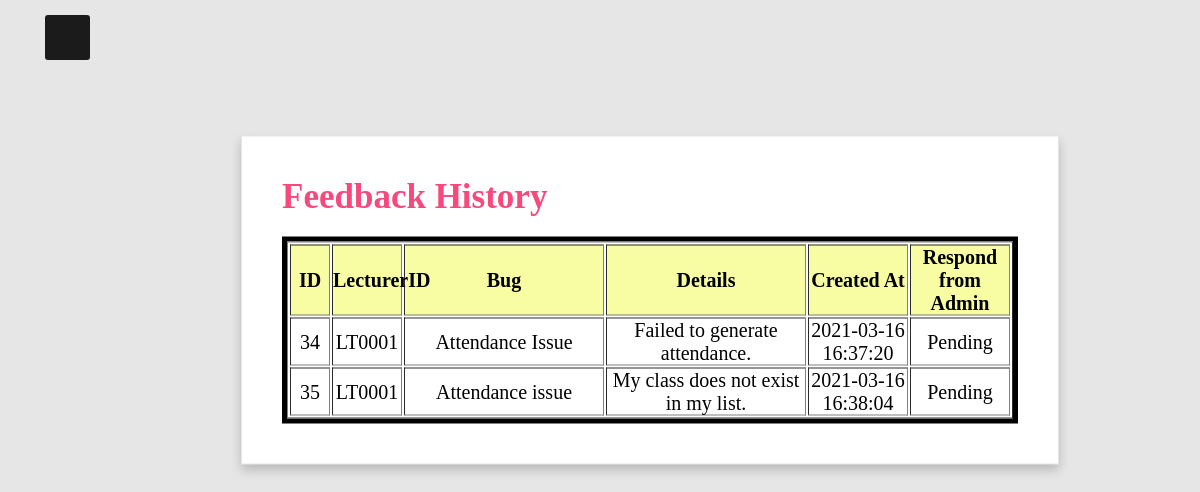
Screenshot of /lecturer/feedback/feedback_history.php (signed in) with the database file from the repository.
### tables this page shows
CREATE TABLE IF NOT EXISTS `feedback` (
  `ID` int NOT NULL AUTO_INCREMENT,
  `StudentTP` varchar(255) NOT NULL,
  `LecturerID` varchar(255) NOT NULL,
  `Staff_ID` varchar(255) NOT NULL,
  `Bug` text NOT NULL,
  `Details` text NOT NULL,
  `Created_At` datetime NOT NULL DEFAULT CURRENT_TIMESTAMP,
  `Admin_Reply` text NOT NULL,
  PRIMARY KEY (`ID`)
);

### lecturer/feedback/feedback_history.php (the view, shortened to what this page needs)
 <!DOCTYPE html>
<html>
	<head>
		<link rel = "stylesheet" href ="../lecturer.css">
	</head>
	<body>
		<div class ="btn">
			<span class ="fas fa-bars"></span>
		</div>
		<div class = "box">
				<h2>Feedback History</h2>
			<div class='scroll-table' style="height:auto">
			<table border = 1 style = 'table-layout:fixed; text-align: center; max-width: 400px; width:1200px; font-size: 20px'>
				<tr bgcolor = 'f8fca2'>
					<th width="40px">ID</th>
					<th width="70px">LecturerID</th>
					<th width="200px">Bug</th>
					<th width="200px">Details</th>
					<th width="100px">Created At</th>
					<th width="100px">Respond from Admin</th>
				</tr>
				<?php
				$LecturerID = $_SESSION["LecturerID"];
				$sql = "Select * from feedback where LecturerID='".$LecturerID."'";
				$result = $conn ->query($sql);
				if (!empty($result) && $result->num_rows > 0) {
					for ($i = 0; $i < mysqli_num_rows($result); $i++){
						$row  = mysqli_fetch_assoc($result);
						echo '<tr>';
						echo '<td>'.$row['ID'].'</td>';
						echo '<td>'.$row['LecturerID'].'</td>';
						echo '<td>'.$row['Bug'].'</td>';
						echo '<td style="word-wrap: break-word">'.$row['Details'].'</td>';
						echo '<td width="200px">'.$row['Created_At'].'</td>';
						echo '<td style="word-wrap: break-word">'.$row['Admin_Reply'].'</td>';
					}
				}
				?>
				</table>
			</div>
		</div>
	</body>
</html>

### lecturer/lecturer.css (style rules this page uses)
* { margin: 0; padding: 0; user-select: none; box-sizing: border-box; font-family: 'Poppins', 'sans serif'; }
body { margin: 0; padding: 0; font-family: sans-serif; background-color: #e6e6e6; background-repeat: no-repeat; background-size: cover; }
.btn { position: absolute; z-index: 3; top: 15px; left: 45px; height: 45px; width: 45px; text-align: center; background: #1b1b1b; border-radius: 3px; cursor: pointer; transition: left 0.4s ease; }
.btn span { color: white; font-size: 30px; line-height: 45px; }
.box { position: absolute; z-index: 2; left: 50%; transform: translate(-50%,-50%); width: auto; height: auto; max-height:675px; background: #fff; padding: 40px; margin: 50px; box-sizing: border-box; border: 1px solid rgba(0,0,0,.1); box-shadow: 0 5px 10px rgba(0,0,0,.2); margin-top: 25%; }
.box h2 { margin: 0 0 20px; padding: 0; color: #f7497d; text-transform: capitalize; font-size: 35px; }
.scroll-table { overflow-y: auto; height:auto; max-height:400px; width: 100%; border-color: black; border-style: solid ; border: 5px solid black; }

### lecturer/feedback/feedback_history.php (style rules this page uses)
th { style='width:auto'; }

### rows the page displays
feedback: ID "34", LecturerID "LT0001", Bug "Attendance Issue", Details "Failed to generate attendance.", Created_At "2021-03-16 16:37:20", Admin_Reply "Pending"
feedback: ID "35", LecturerID "LT0001", Bug "Attendance issue", Details "My class does not exist in my list.", Created_At "2021-03-16 16:38:04", Admin_Reply "Pending"
